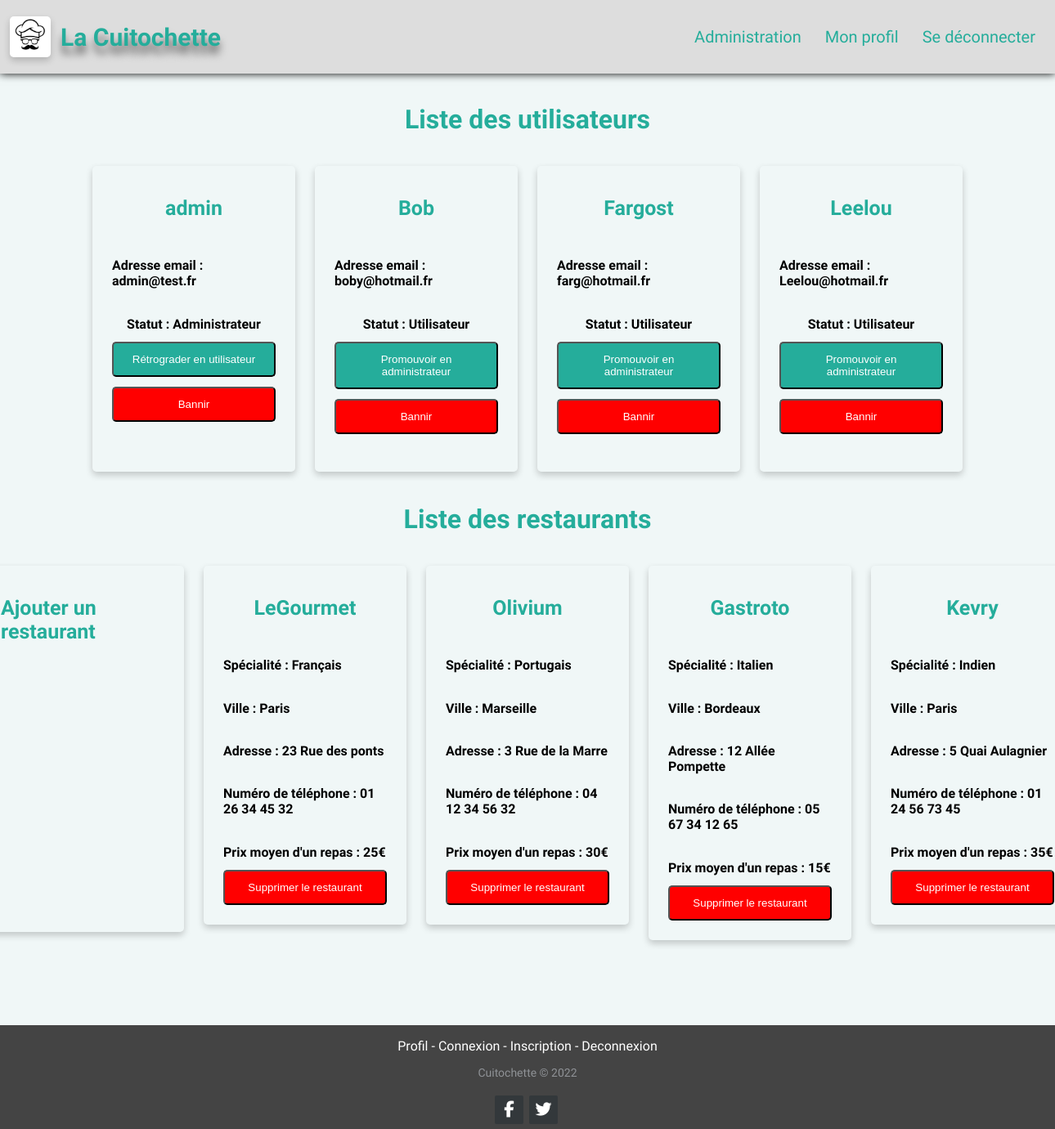
Screenshot of /Administration/Index.php (signed in) with the database file from the repository.
### tables this page shows
CREATE TABLE `users` (
  `id` int(11) NOT NULL,
  `email` text NOT NULL,
  `pseudo` text NOT NULL,
  `mdp` text NOT NULL,
  `admin` tinyint(1) NOT NULL
);

CREATE TABLE `restaurant` (
  `id` int(11) NOT NULL,
  `lieu` text NOT NULL,
  `adresse` text NOT NULL,
  `tel` text NOT NULL,
  `prix` text NOT NULL,
  `nom` text NOT NULL,
  `cuisine` text NOT NULL
);

### Administration/Index.php (the view, shortened to what this page needs)
<?php
$bdd = new PDO('mysql:host=localhost;dbname=espace_membres;charset=utf8;', 'root', '');
$bddA = new PDO('mysql:host=localhost;dbname=espace_restaurant;charset=utf8;', 'root', '');
$recupUsers = $bdd->query('SELECT * FROM users');
$recupRestau = $bddA->query('SELECT * FROM restaurant');
?>
<!DOCTYPE html>
<html lang="fr">
<head>
    <link rel="stylesheet" href="../style.css">
</head>
<body>
    <?php require_once("../Nav.php"); ?>
    <section class="main">
        <div class="titre">
            <h1>Liste des utilisateurs</h1>
        </div>
        <section class="Liste">
            <?php while($user=$recupUsers->fetch()){ ?>
                <a href="../Administration/AvisUser.php?id=<?php echo $user['id']; ?>">
                    <div class="card">
                        <h1><?php echo $user['pseudo']; ?></h1>
                        <h4> Adresse email : <?php echo $user['email']; ?></h4>
                        <?php if($user['admin']==1){ ?>
                                <form action="Retrograder.php?id=" method="get">
                                    <h4>Statut : Administrateur</h4>
                                    <button type="submit" name="id" value=<?php echo $user['id']; ?>>Rétrograder en utilisateur</button>
                                </form>
                        <?php }else{ ?>
                                <form action="Promouvoir.php?id=" method="get">
                                    <h4>Statut : Utilisateur</h4>
                                    <button type="submit" name="id" value=<?php echo $user['id']; ?>>Promouvoir en administrateur</button>
                                </form>
                        <?php } ?>
                        <form action="Bannir.php" method="get">
                            <button id="ban" type="submit" name="id" value=<?php echo $user['id']; ?>>Bannir</button>
                        </form>
                    </div>
                </a>
            <?php } ?>
        </section>
        <div class="titre">
            <h1>Liste des restaurants</h1>
        </div>
        <section class="Liste">
            <a href="../Administration/AjoutRestau.php">
                <div class="card" id="ajoutRestau">
                    <h1>Ajouter un restaurant</h1>
                </div>
            </a>
            <?php while($restau=$recupRestau->fetch()){  ?>
                <a href="../Administration/AvisRestau.php?id=<?php echo $restau['id']; ?>">
                    <div class="card">
                        <h1><?php echo $restau['nom']; ?></h1>
                        <h4>Spécialité : <?php echo $restau['cuisine']; ?></h4>
                        <h4>Ville : <?php echo $restau['lieu']; ?></h4>
                        <h4>Adresse : <?php echo $restau['adresse']; ?></h4>
                        <h4>Numéro de téléphone : <?php echo $restau['tel']; ?></h4>
                        <h4>Prix moyen d'un repas : <?php echo $restau['prix']; ?></h4>
                        <form action="SupprRestau.php" method="get">
                            <button id="ban" type="submit" name="id" value=<?php echo $restau['id']; ?>>Supprimer le restaurant</button>
                        </form>
                    </div>
                </a>
            <?php } ?>
        </section>
    </section>
    <?php require_once("../Footer.php"); ?>
</body>
</html>

### style.css (style rules this page uses)
body { margin: 0; padding: 0; box-sizing: border-box; display: flex; flex-direction: column; justify-content: center; align-items: center; background-color: #f0f7f7; background-repeat: no-repeat; background-size: 100%; font-family: 'Dosis', sans-serif; }
a, h1 { color: #25ad9b; text-decoration: none; }
.titre h1 { font-size: xx-large; }
.main { margin-top: 100px; margin-bottom: 80px; position: relative; display: flex; flex-direction: column; justify-content: center; align-items: center; }
.Liste { display: flex; justify-content: center; }
.card { box-shadow: 0 4px 8px 0 rgba(0,0,0,0.2); transition: 0.3s; border-radius: 5px; margin: 12px; padding: 12px 24px; display: inline-flex; flex-direction: column; width: 200px; min-height: 350px; vertical-align: middle; text-decoration: none; }
.card h4 { color: #000; display: flex; margin-bottom: 12px; }
.card h1 { display: flex; justify-content: center; font-size: 25px; }
#ajoutRestau { height: 423.33px; }
form button { display: flex; cursor: pointer; background-color: #25ad9b; color: white; border-radius: 5px; margin-bottom: 12px; padding: 12px; width: 100%; justify-content: center; }
#ban { background-color: red; }
form { display: flex; flex-direction: column; align-items: center; justify-content: center; }

### rows the page displays
users: pseudo "admin", email "admin@test.fr", $user['id'] 1 (drawn)
users: pseudo "Bob", email "boby@hotmail.fr", $user['id'] 2 (drawn)
users: pseudo "Fargost", email "farg@hotmail.fr", $user['id'] 3 (drawn)
users: pseudo "Leelou", email "Leelou@hotmail.fr", $user['id'] 4 (drawn)
restaurant: nom "LeGourmet", cuisine "Français", lieu "Paris", adresse "23 Rue des ponts", tel "01 26 34 45 32", prix "25€", $restau['id'] 1 (drawn)
restaurant: nom "Olivium", cuisine "Portugais", lieu "Marseille", adresse "3 Rue de la Marre", tel "04 12 34 56 32", prix "30€", $restau['id'] 2 (drawn)
restaurant: nom "Gastroto", cuisine "Italien", lieu "Bordeaux", adresse "12 Allée Pompette", tel "05 67 34 12 65", prix "15€", $restau['id'] 3 (drawn)
restaurant: nom "Kevry", cuisine "Indien", lieu "Paris", adresse "5 Quai Aulagnier", tel "01 24 56 73 45", prix "35€", $restau['id'] 4 (drawn)
